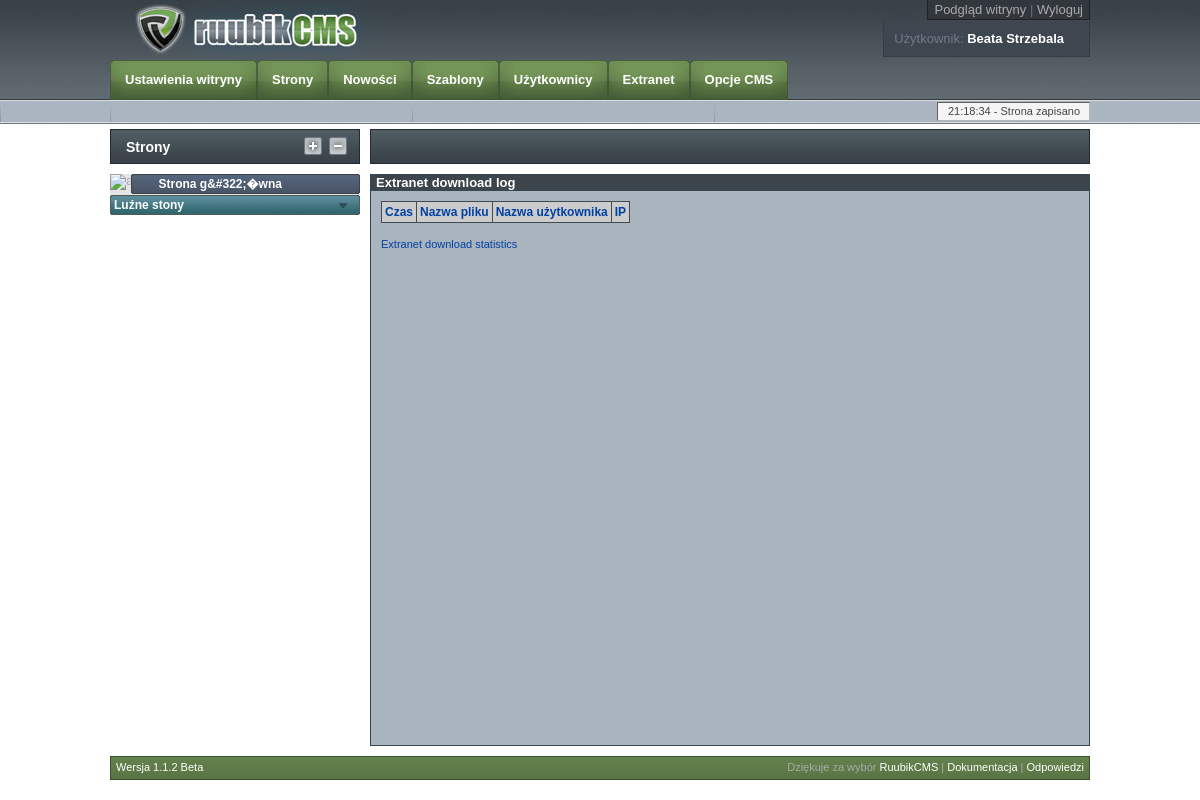
Page /ruubikcms/cms/extradllog.php (signed in) on the earlier database version.
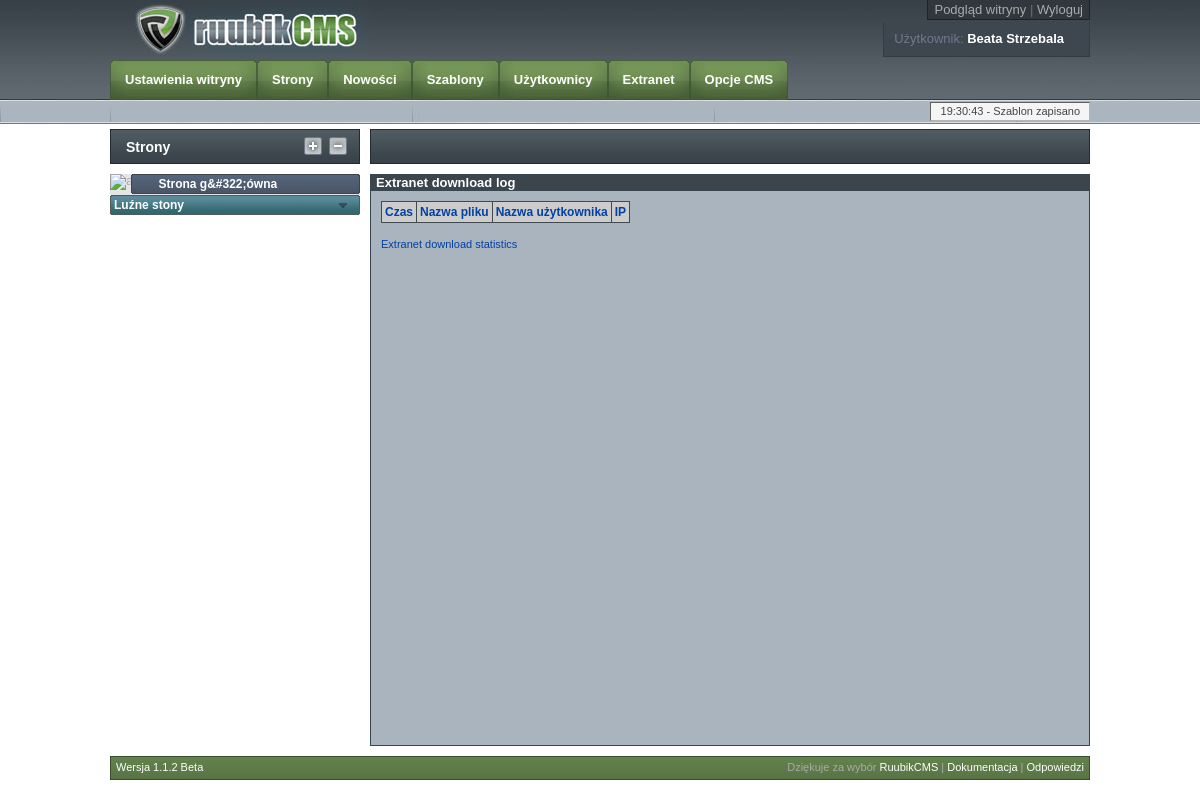
Same page on the later database version.
### tables this page shows
CREATE TABLE "log" ("id" INTEGER PRIMARY KEY  NOT NULL ,"msg" TEXT,"time" TEXT,"ip" TEXT,"user" TEXT);

CREATE TABLE "page" ("pageurl" text PRIMARY KEY ,"name" text,"title" text,"header1" text,"description" text,"keywords" text,"content" text,"mother" text,"levelnum" integer,"ordernum" integer,"image1" text,"image2" text,"lang" text,"pagetype" integer,"extracode" text,"status" integer, "updater" TEXT, "updated" TEXT, "creator" TEXT, "image3" TEXT);

CREATE TABLE "site" ("id" integer PRIMARY KEY ,"name" text,"doctype" integer,"charset" text,"robots" text,"title" text,"description" text,"keywords" text,"copyright" text,"author" text,"lang" text,"gacode" text,"news_textlink" INTEGER,"news_readmore" INTEGER,"news_showdate" INTEGER,"news_maxshort" INTEGER, "no_image1" INTEGER, "no_image2" INTEGER, "clean_url" INTEGER, "url_suffix" TEXT, "news_num" INTEGER, "siteroot" TEXT, "news_readmoretext" TEXT, "no_image3" INTEGER);

### ruubikcms/cms/includes/required.php (called while the page is built, shortened)
<?php
$filename = basename($_SERVER['PHP_SELF']);
require('includes/dbconnection.php');
require('../includes/commonfunc.php');
require('includes/functions.php');
?>

### ruubikcms/includes/commonfunc.php (called while the page is built, shortened)
<?php
function ec($input) {
	$site = get_site_data();
	return stripslashes(htmlentities($input, $ent=ENT_COMPAT, $site['charset']));
}
function query_single($sql)
{
	global $dbh;
	$result = $dbh->query($sql);
	$value = $result->fetchColumn();
	if ($value) return $value;
	else return FALSE;
}
function query_prep($sql, $params_array)
{
	global $dbh;
	$stmt = $dbh->prepare($sql);
	if ($stmt->execute($params_array)) {
		$result = $stmt->fetch(PDO::FETCH_NUM);
		return $result[0];
	}
}
function get_site_data()
{
	global $dbh;
	$stmt = $dbh->prepare("SELECT * FROM site WHERE id = 1");
	if ($stmt->execute()) {
		$result = $stmt->fetchAll(PDO::FETCH_ASSOC);
		return $result[0];
	}
}
?>

### ruubikcms/cms/includes/functions.php (called while the page is built, shortened)
<?php
function root_page($pageurl, $table='page')
{
	$level = query_prep("SELECT levelnum FROM ".$table." WHERE pageurl = ?", array($pageurl));
}
?>

### ruubikcms/cms/includes/pagemenu.php (the view, shortened to what this page needs)
           <div id="leftDiv">
<div class="blueHeader"><?php echo WEBPAGES;?><div id="showAll">&nbsp;</div><div id="showMain">&nbsp;</div></div>
<div id="pageManagement">
	<div id="rootMenu">
	<?php
		if (isset($_GET['p'])) $p = ec($_GET['p']);
		else $p = '';
		$sql = "SELECT pageurl, name FROM page WHERE levelnum = 1 ORDER BY ordernum";
		foreach ($dbh->query($sql) as $row) {
			echo '
				<div class="arrowdiv1"><a href="index.php'.'?p='.$row['pageurl'].'&amp;moveup=1&amp;token='.$token.'"><img src="images/arrow1.gif" class="imgover" alt="arrow" /></a></div>
				<div class="rootPage"><a href="index.php'.'?p='.$row['pageurl'].'"'.($row['pageurl'] == root_page($p) ? ' class="selected"' : '').'>'.ec($row['name']).'</a></div>
				<div class="subMenu1"'.($row['pageurl'] == root_page($p) ? ' id="open"' : '').'>';
			echo '
				</div> ';
		}
		echo '
				<div class="rootPageFree"><a href="index.php'.'?p=---notinmenu---">'.FREEPAGES.'</a></div>
				<div class="subMenu1"'.(($p == '---notinmenu---' OR root_page($p) == '---notinmenu---') ? ' id="open"' : '').'>';
		echo '
				</div>';
		?>
	</div>
</div>
           </div>

### ruubikcms/cms/includes/head.php (shortened to what this page needs)
<!DOCTYPE html PUBLIC "-//W3C//DTD XHTML 1.0 Transitional//EN"
"http://www.w3.org/TR/xhtml1/DTD/xhtml1-transitional.dtd">
<html xmlns="http://www.w3.org/1999/xhtml" xml:lang="<?php echo RLANG;?>" lang="<?php echo RLANG;?>">
	<head>
        <link rel="stylesheet" type="text/css" href="css/default.css" />
        <link rel="stylesheet" type="text/css" href="css/ruubikBody.css" />
        <link rel="stylesheet" type="text/css" href="css/ruubikMainMenu.css" />
        <link rel="stylesheet" type="text/css" href="css/ruubikWebMenu.css" />
        <link rel="stylesheet" type="text/css" href="css/ruubikButtons.css" />
        <link rel="stylesheet" type="text/css" href="css/ruubikToolTip.css" />
        <link rel="stylesheet" type="text/css" href="css/styleLogin.css" />
        <link rel="stylesheet" type="text/css" href="css/datePicker.css" />
		<?php if ($cmspage == LOG) echo '<link rel="stylesheet" type="text/css" href="css/styleAdminNews.css" />';?>
    </head>
    <body>
        <div id="wrapper">
            <div id="header">
                <div id="top">
					<div id="topLinks">
						<span id="linksBox">
							<a href="../../" target="_blank"><?php echo VIEWSITE;?></a> | <a href="login/logout.php"><?php echo LOGOUT;?></a>
						</span>
					</div>
					<div id="topUser">
						<span id="userBox">
							<?php
								$name = $_SESSION['firstname'].' '.$_SESSION['lastname'];
								echo USER.': <span id="userName">'.$name.'</span>';
							?>
						</span>
					</div>
				</div>
                <div id="mainNavigation">
                    <ul>
						<?php require('mainmenu.php');?>
					</ul>
				</div>
                 <div id="infoMessage">
					<div id="messageText"><?php echo substr(query_single("SELECT time FROM log ORDER BY time DESC LIMIT 1"),-8);?> - <?php echo query_single("SELECT msg FROM log ORDER BY time DESC LIMIT 1")?></div>
				</div>
			</div>

### ruubikcms/cms/includes/mainmenu.php (shortened to what this page needs)
<?php
							if (SHOW_SITESETUP AND $_SESSION['level'] == 5) echo '
							<li><a href="sitesetup.php"'.($filename == 'sitesetup.php' ? ' class="selectedMenu"' : '').'><span'.($filename == 'sitesetup.php' ? ' class="selectedMenu"' : '').'>'.SITESETUP.'</span></a></li>';
							echo '<li><a href="index.php"'.($filename == 'index.php' ? ' class="selectedMenu"' : '').'><span'.($filename == 'index.php' ? ' class="selectedMenu"' : '').'>'.WEBPAGES.'</span></a></li>';
							if (SHOW_NEWS) echo '
							<li><a href="news.php"'.($filename == 'news.php' ? ' class="selectedMenu"' : '').'><span'.($filename == 'news.php' ? ' class="selectedMenu"' : '').'>'.NEWS.'</span></a></li>';
							if (SHOW_SNIPPETS AND $_SESSION['level'] >= 4) echo '
							<li><a href="snippets.php"'.($filename == 'snippets.php' ? ' class="selectedMenu"' : '').'><span'.($filename == 'snippets.php' ? ' class="selectedMenu"' : '').'>'.SNIPPETS.'</span></a></li>';
							if (SHOW_USERS AND $_SESSION['level'] == 5) echo '
							<li><a href="users.php"'.($filename == 'users.php' ? ' class="selectedMenu"' : '').'><span'.($filename == 'users.php' ? ' class="selectedMenu"' : '').'>'.USERS.'</span></a></li>';
							if (SHOW_EXTRANET) echo '
							<li><a href="extranet.php"'.(($filename == 'extranet.php' OR $filename == 'extrausers.php') ? ' class="selectedMenu"' : '').'><span'.(($filename == 'extranet.php' OR $filename == 'extrausers.php') ? ' class="selectedMenu"' : '').'>'.EXTRANET.'</span></a></li>';
							if (SHOW_CMSOPTIONS AND $_SESSION['level'] == 5) echo '
							<li><a href="cmsoptions.php"'.($filename == 'cmsoptions.php' ? ' class="selectedMenu"' : '').'><span'.($filename == 'cmsoptions.php' ? ' class="selectedMenu"' : '').'>'.CMSOPTIONS.'</span></a></li>';
?>

### ruubikcms/cms/extradllog.php (shortened to what this page needs)
<?php
require('includes/required.php');
$cmspage = LOG;
require('includes/head.php');
?>
			<div id="mainBody">
			<?php require('includes/pagemenu.php');?>
				<form method="post" action="<?php echo ec($_SERVER['PHP_SELF']).'?'.ec($_SERVER['QUERY_STRING']);?>" name="newsEditForm">
                <div id="rightDiv">
					<div id="buttonBar">
					</div>
					<div id="rightContent">
						<div id="newsAdmin">
							<h2><?php echo EXTRADOWNLOADLOG;?></h2></h2>
								<?php
								echo '<table class="logtable">';
								echo '<tr><th><a href="'.($_GET['desc'] ? '?order=1' : '?order=1&amp;desc=1').'">'.TIME.'</a></th><th><a href="'.($_GET['desc'] ? '?order=2' : '?order=2&amp;desc=1').'">'.FILENAME.'</a></th><th><a href="'.($_GET['desc'] ? '?order=3' : '?order=3&amp;desc=1').'">'.USERNAME.'</a></th><th><a href="'.($_GET['desc'] ? '?order=4' : '?order=4&amp;desc=1').'">IP</a></th></tr>';
								echo '</table>';
								echo '<p><a href="extradlcount.php">'.EXTRADOWNLOADSTATS.'</a></p>';
								?>
						</div>
					</div>
				</div>
				<div class="clear"></div>
				</form>
			</div>
<?php require('includes/footer.php');?>

### ruubikcms/cms/includes/footer.php
            <div id="footer">
				<div><span class="leftalign"><span class="whitetext"><?php echo VERSION.' '.VERNUM;?></span></span><?php echo THANKYOUTEXT.' <a href="http://www.ruubikcms.com/" target="_blank">RuubikCMS</a> | <a href="http://www.ruubikcms.com/index.php/documentation" target="_blank">'.DOCUMENTATION.'</a> | <a href="http://www.ruubikcms.com/forum/" target="_blank">'.FEEDBACK.'</a></div>';?>
			</div>
        </div>
    </body>
</html>

### ruubikcms/cms/css/default.css (style rules this page uses)
html, body, div, span, applet, object, iframe, h1, h2, h3, h4, h5, h6, p, blockquote, pre, a, abbr, acronym, address, big, cite, code, del, dfn, em, font, img, ins, kbd, q, s, samp, small, strike, strong, sub, sup, tt, var, b, u, i, center, dl, dt, dd, ol, ul, li, fieldset, form, label, legend, table, caption, tbody, tfoot, thead, tr, th, td { margin: 0; padding: 0; border: 0; outline: 0; font-size: 100%; }
ol, ul { list-style: none; }
table { border-collapse: collapse; border-spacing: 0; }
h2 { font-size: 2.0em; }
p { padding: 5px 0; }
a:link, a:visited { color: #aaaaaa; font-weight: normal; text-decoration: none; }

### ruubikcms/cms/css/ruubikBody.css (style rules this page uses)
body { font-family: verdana, arial, Helvetica, sans-serif; font-size: small; font-weight: normal; color: #333333; background: #ffffff url(images/bg.jpg) repeat-x top left; }
#wrapper { position: relative; margin-left: auto; margin-right: auto; width: 980px; }
#header { position: relative; background: #aaaaaa url(images/bg.jpg) repeat-x top left; height: 124px; border-bottom: 5px solid #ffffff; }
#top { height: 60px; background: url(images/logo.jpg) no-repeat top left; }
#top #topLinks { padding: 0; text-align: right; color: #65727f; height: 20px; line-height: 20px; }
#topLinks #linksBox { text-align: left; padding: 2px 6px; background: #32373D; border: 1px solid #222; border-top: none; }
#topUser { margin-top: 1px; text-align: right; padding: 0; height: 35px; line-height: 35px; color: #71788a; }
#topUser #userBox { text-align: left; padding: 9px 25px 10px 10px; height: 35px; line-height: 35px; background: #3e474f; border: 1px solid #343b42; border-top: 1px solid #222; border-top: none; }
#topUser #userName { color: #ffffff; font-weight: bold; }
#mainNavigation { position: relative; height: 40px; }
#mainBody { position: relative; width: 980px; }
#leftDiv { position: relative; float: left; width: 250px; }
div.blueHeader { position: relative; padding: 10px 0 0 15px; font-family: trebuchet MS, verdana, arial, Helvetica, sans-serif; height: 25px; font-weight: bold; font-size: 14px; color: #ffffff; border-right: 1px solid #222b35; border-left: 1px solid #222b35; background: url(images/h1_bg.jpg) repeat-x top left; }
div.blueHeader div#showAll { position: absolute; top: 8px; right: 25px; width: 30px; height: 20px; background: url(images/plus.gif) no-repeat top left; }
div.blueHeader div#showMain { position: absolute; top: 8px; right: 0px; width: 30px; height: 20px; background: url(images/minus.gif) no-repeat top left; }
#rightDiv { position: relative; float: right; width: 720px; }
#rightContent { position: relative; padding: 10px 0 9px 0; width: 720px; }
#rightContent a { color: #0041a3; }
#rightContent p { padding: 5px 10px; }
div.clear { position: relative; clear: both; font-size: 1px; height: 1px; line-height: 1em; }
.whitetext, a.whitetext { color: #fff; }
#newsAdmin table.logtable { margin: 10px; }
#newsAdmin .logtable th { font-weight: bold; padding: 3px; border: 1px solid #404b51; font-size: 12px; background: #ccc; }
#newsAdmin .logtable a { font-weight: bold; }
#footer { padding: 0 0 0 0; height: 30px; }
#footer div { padding: 4px 5px 0 5px; text-align: right; font-family: verdana, arial, Helvetica, sans-serif; font-size: 11px; color: #aaaaaa; height: 18px; background: url(images/footer_bg.gif) repeat-x top left; border: 1px solid #364f2e; }
#footer a { color: #fff; }
#footer .leftalign { float: left; }

### ruubikcms/cms/css/ruubikMainMenu.css (style rules this page uses)
#mainNavigation ul { list-style:none; }
#mainNavigation li { display:inline; }
#mainNavigation li a:link, #mainNavigation li a:visited { float:left; background:url("images/navi_left.gif") no-repeat left top; padding:0 0 0 15px; text-decoration:none; }
#mainNavigation li a span { float:left; display:block; background:url("images/navi_right.gif") no-repeat right top; padding:12px 15px 15px 0px; font-weight: bold; font-size: 13px; font-family: Trebuchet MS, arial, verdana; color:#ffffff; }
#mainNavigation li a span { float:none; }
#infoMessage { position: absolute; bottom: 0; right: 0; padding: 0 0 0 0; line-height: 1em; width: 400px; height: 22px; }
#infoMessage #messageText { float: right; padding: 2px 9px 2px 10px; font-size: 11px; color: #454545; border: 1px inset #b5b5b5; background: #f5f5f5; text-align: right; }

### ruubikcms/cms/css/ruubikButtons.css (style rules this page uses)
#buttonBar { position: relative; padding: 0 0 0 15px; height: 35px; border-right: 1px solid #222b35; border-left: 1px solid #222b35; background: url(images/h1_bg.jpg) repeat-x top left; }

Differences in the rows shown:
removed log: time "21:18:34"
added log: time "19:30:43"
changed page: name "Strona g&#322;�wna" → "Strona g&#322;ówna"
Other differences:
query_single("SELECT msg FROM log ORDER BY time DESC LIMIT 1"): "Strona zapisano" → "Szablon zapisano"
